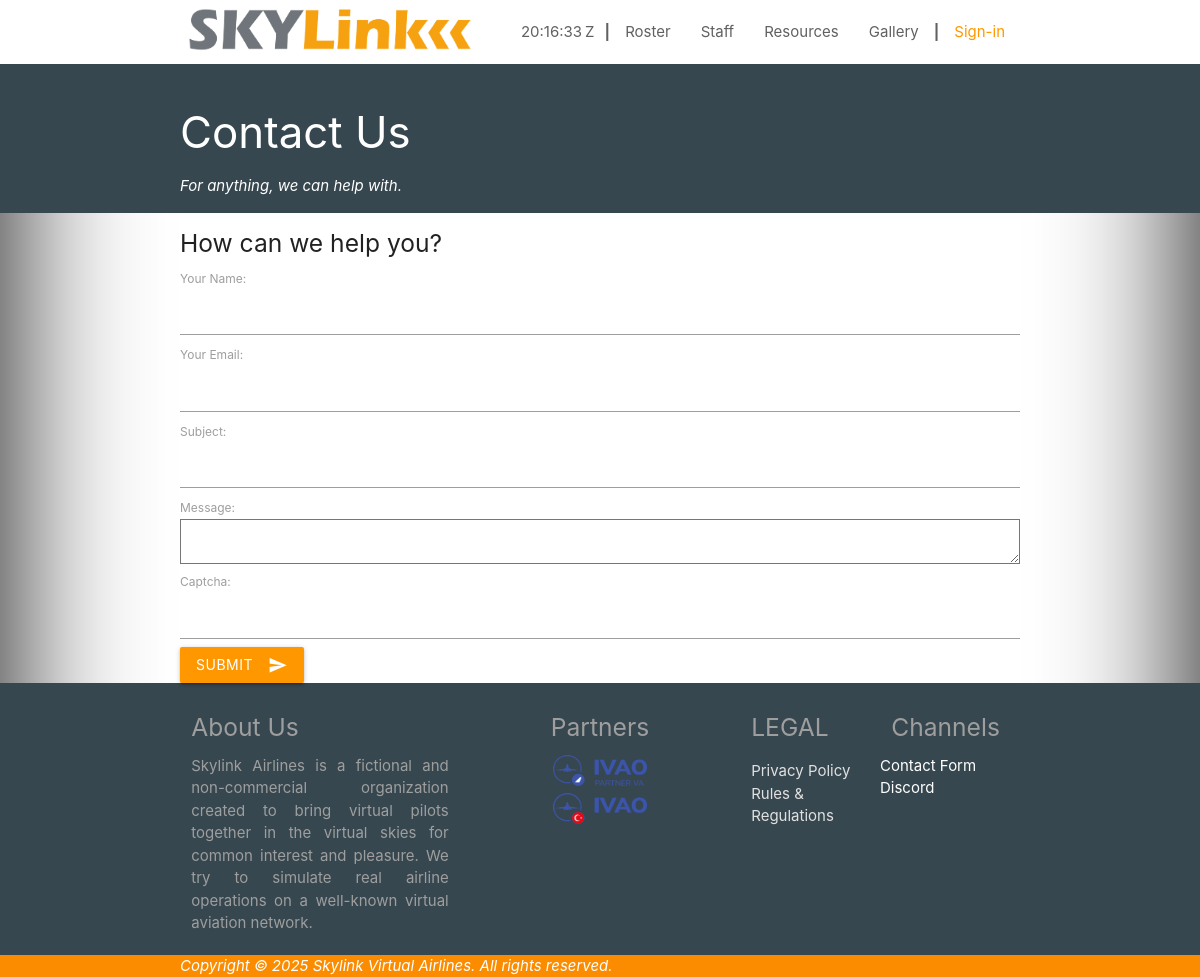
Page /contact/ on the committed database.
### app_airline/models.py (models this page shows, shortened)
class Airline (models.Model):
    isOnline                = models.BooleanField           ('Website is Online', default=True)
    airline_longName        = models.CharField              ('Airline Name', max_length=100, unique=True)
    airline_shortName       = models.CharField              ('Airline Short Name', max_length=20, unique=True, null=True, blank=True)
    airline_sloganFirstLine = models.CharField              ('Slogan First Line', max_length=100, null=True, blank=True,)
    airline_slogan          = models.CharField              ('Slogan',max_length=255, null=True, blank=True,)
    airline_about           = models.TextField              ('About', null=True, blank=True)
    airline_established     = models.DateField              ('Established on', null=True, blank=True)
    airline_icao            = models.CharField              ('ICAO Designator', max_length=3, unique=True)
    airline_iata            = models.CharField              ('IATA Designator', max_length=2, unique=True)
    airline_url             = models.URLField               ('URL')
    airline_email           = models.EmailField             ('E-mail', null=True, blank=True)
    airline_staff_email     = models.EmailField             ('E-mail (STAFF)', null=True, blank=True)
    airline_noreply_email   = models.EmailField             ('E-Mail (No Reply)', null=True, blank=True)
    airline_logo            = models.ImageField             ('Logo', upload_to='uploads/airline/images/main/logos', null=True, blank=True,
                                                                    help_text='Airline main logo for DARK backgrounds')
    airline_web_copyright   = models.CharField              ('Copyright', max_length=250, null=True, blank=True)
    airline_web_warning     = models.CharField              ('Web Warning', max_length=250, null=True, blank=True,
                                                                    help_text='Warning for not real airline' )
    class Meta:
        verbose_name ="Airline Setting"
        verbose_name_plural ="Airline Settings"

class Partnerships (models.Model):
    airline_shortName       = models.ForeignKey             (Airline, on_delete=models.CASCADE, verbose_name='Airline', null=True, blank=True)
    partner_order           = models.SmallIntegerField      ('Order', default=1)
    partner_longName        = models.CharField              ('Partner', max_length=100, unique=True)
    partner_shortName       = models.CharField              ('Partner Abbr.', max_length=10, unique=True)
    partner_logo            = models.ImageField             ('Partner Logo',upload_to='uploads/airline/images/main/partners', null=True, blank=True,
                                                                help_text='Canvas size: 450x150px')
    partner_URL             = models.URLField               ('Partner URL')
    partner_email           = models.EmailField             ('Partner E-mail', null=True, blank=True)
    partner_since           = models.DateField              ('Partner Since', null=True, blank=True)
    partner_active          = models.BooleanField           ('Partnership is approved', default=False)
    class Meta:
        verbose_name ="Partner"
        verbose_name_plural ="Partners"

### skylink/views.py (the view, shortened to what this page needs)
# urls.py: path('contact/', ContactFormView.as_view(), name='contact'),
class ContactFormView(FormView):
    template_name = 'contact_form.html'
    form_class = ContactForm
    success_url = reverse_lazy('contact')  # Redirect to the same page after submission
    def get_context_data(self, **kwargs):
            context = super().get_context_data(**kwargs)
            context['airline'] = Airline.objects.all().first()
            context['partners'] = Partnerships.objects.all()
            return context

### skylink/forms.py
class ContactForm(forms.Form):
    name = forms.CharField(max_length=100, label='Your Name')
    email = forms.EmailField(label='Your Email')
    subject = forms.CharField(max_length=200, label='Subject')
    message = forms.CharField(widget=forms.Textarea, label='Message')
    captcha = CaptchaField()

### templates/contact_form.html (shortened to what this page needs)
{% extends "base.html" %}
{% load materializecss %}
{% block contact_form %}
<div class="page-top blue-grey darken-3">
    <div class="page-top-header container">
        <a href="{% url 'resources' %}" class="white-text"><h3>Contact Us</h3></a>
        <div><i>For anything, we can help with.</i></div>
    </div>
</div>
<div class="container">
    <h5>How can we help you?</h5>
    <form method="post">
        {{ form|materializecss }}
        <button class="btn waves-effect waves-light orange white-text " type="submit" name="action">SUBMIT
            <i class="material-icons right">send</i>
          </button>
    </form>
</div>
    {% endblock contact_form %}

### templates/base.html (shortened to what this page needs)
<!DOCTYPE html>
{% load static %}
<html lang="tr">
<head>
<link rel="stylesheet" href="https://cdnjs.cloudflare.com/ajax/libs/materialize/1.0.0/css/materialize.css">
<link rel="stylesheet" href="https://cdnjs.cloudflare.com/ajax/libs/materialize/1.0.0-rc.1/css/materialize.min.css" />
<link rel="stylesheet" href="https://cdnjs.cloudflare.com/ajax/libs/font-awesome/6.5.2/css/all.min.css" />
<link rel="stylesheet" href="{% static 'css/base.css' %}">
<link rel="stylesheet" src="{% static 'materialize/css/materialize.css'%}">
</head>
<body class='white vignette'>
{% autoescape off %}
<header class=''>
    <nav class="white">
        <div class="nav-wrapper container">
            <a href="/" class="brand-logo grey-text"><img style="padding-top:0%;max-width:300px;height:auto; object-fit:cover;" src="{{airline.airline_logo.url}}" /></a>
            <ul class="right hide-on-med-and-down grey-text text-darken-2">
                {% if user.is_authenticated %}
                <li><span id="currentTime" style="padding-right:3px;"></span><span style="padding-right:10px;">Z</span></li>
                <li><b> | </b></li>
                <li><a href="{% url 'roster' %}" class="grey-text text-darken-2">Roster</a></li>
                <li><a href="{% url 'staff' %}" class="grey-text text-darken-2">Staff</a></li>
                <li><a href="{% url 'resources' %}" class="grey-text text-darken-2">Resources</a></li>
                <li><a href="{% url 'gallery' %}" class="grey-text text-darken-2">Gallery</a></li>
                <li><b> | </b></li>
                <li><a href="{% url 'dashboard' %}" class="grey-text text-darken-2">Dashboard</a></li>
                <li><b> | </b></li>
                {% for group in user.groups.all %}
                {% if group.name == 'STAFF' %}
                <li><a href="{% url 'office' %}" class="black-text">Office</a></li>
                <li><b> | </b></li>
                {% else %} {% endif %} {% endfor %}
                <li><a href="{% url 'signout' %}" class="orange-text">Logout</a></li>
                {% else %}
                <li><span id="currentTime" style="padding-right:3px;"></span><span style="padding-right:10px;">Z</span></li>
                <li><b> | </b></li>
                <li><a href="{% url 'roster' %}" class="grey-text text-darken-2">Roster</a></li>
                <li><a href="{% url 'staff' %}" class="grey-text text-darken-2">Staff</a></li>
                <li><a href="{% url 'resources' %}" class="grey-text text-darken-2">Resources</a></li>
                <li><a href="{% url 'gallery' %}" class="grey-text text-darken-2">Gallery</a></li>
                <li><b> | </b></li>
                <li><a href="{% url 'signin' %}" class="orange-text">Sign-in</a></li>
                {% endif %}
            </ul>
        </div>
    </nav>
</header>
<main>
        {% block contact_form %}                {% endblock contact_form %}
</main>
<footer class="blue-grey darken-3">
  <div class="container" style="">
    <div class="row">
      <div class="col s12 m12 l4 xl4 grey-text">
        <h5 style="padding-bottom:.5vh;">About Us</h5>
        <div class="grey-text text-ligten-1 justify">
              {{airline.airline_about}}
        </div>
      </div>
      <div class="col s12 m12 l4 xl4 grey-text center-align">
        <h5 style="padding-bottom:.5vh;">Partners</h5>
        {% for partner in partners  %}
        <div class="col s12"><img src="{{partner.partner_logo.url}}" alt="" style="width:40%; height:auto; object-fit:contain;"></div>
        {% endfor %}
      </div>
      <div class="col s12 m12 l2 xl2 grey-text">
        <h5 style="padding-bottom:.5vh;">LEGAL</h5>
        <div class="grey-text text-lighten-2">
          <ul>
            <li><a href="{% url 'privacy' %}" class="grey-text text-lighten-2">Privacy Policy</a></li>
            <li><a href="{% url 'rules' %}" class="grey-text text-lighten-2">Rules & Regulations</a></li>
          </ul>
        </div>
      </div>
      <div class="col s12 m12 l2 xl2 grey-text">
        <h5 style="padding-bottom:.5vh;">Channels</h5></div>
        <div class="grey-text text-lighten-2">
          <ul>
            <li><a href="{% url 'contact' %}" class="white-text">Contact Form</a></li>
            <li><a href="https://discord.gg/bBthfVrgMm" class="white-text">Discord</a></li>
          </ul>
        </div>
      </div>
    </div>
  <div class="footer-copyright orange darken-1 grey-text text-lighten-4" style="">
    <div class="container">
    <i class="white-text">{{airline.airline_web_copyright}}</i>
    </div>
  </div>
</footer>
    {% endautoescape %}

### static/css/base.css (style rules this page uses)
body { display: flex; min-height: 100vh; flex-direction: column; }
main { flex: 1 0 auto; }
.justify { text-align: justify; text-justify: inter-word; }
.vignette { -moz-box-shadow: inset 0 0 10em #000; -webkit-box-shadow: inset 0 0 10em #000; box-shadow: inset 0 0 10em #000; top: 0; left: 0; width: 100%; height: 100%; z-index: 9999; margin:0;padding:0; }
.page-top { color:white; width:100%; height:auto; }
.page-top-header { padding-top:2vh;padding-bottom:2vh; }

### rows in the picture
Airline: airline_logo (picture), airline_about "Skylink Airlines is a fictional and non-commercial organization created to bring virtual pilots together in the virtual skies for common interest and pleasure. We try to simulate real airline operations on a well-known virtual aviation network.", airline_web_copyright "Copyright © 2025 Skylink Virtual Airlines. All rights reserved."
Partnerships: partner_logo (picture)
Partnerships: partner_logo (picture)
